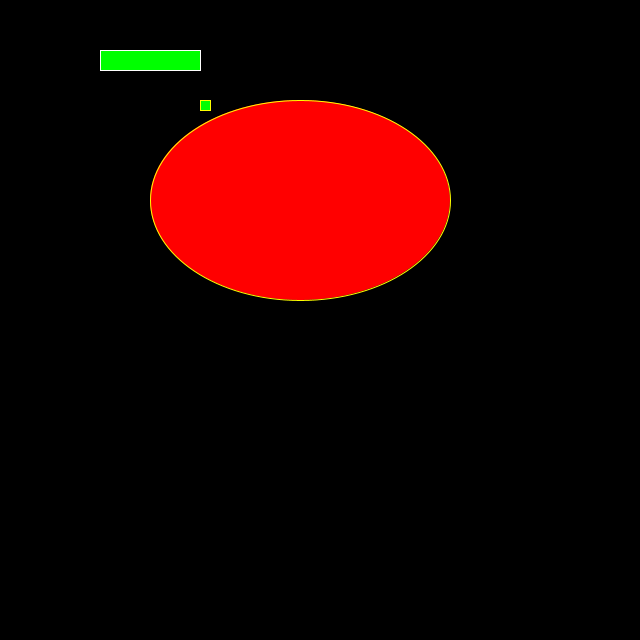
Frame 1 (no input)
Frame 60 (the mouse pressed at the canvas centre just before this capture): identical to frame 1, image omitted
Frame 120 (the mouse held since frame 60 and released just before this capture): identical to frame 1, image omitted

The Processing sketch that drew this single still picture (run headless with seeded random() and noise(); from frame 60 on, the mouse is pressed at the canvas centre):

// Processing sketch: D12
// ── D12.pde
void setup(){
  size(640,640);
}

void draw(){
  background(0,0,0);
  
  fill(0,255,0);
  stroke(255,255,255);
  
  rect(100,50,100,20);
  
  stroke(255,255,0);
  rect(200,100,10,10);
  
  fill(255,0,0);
  ellipse(300,200,300,200);
}
